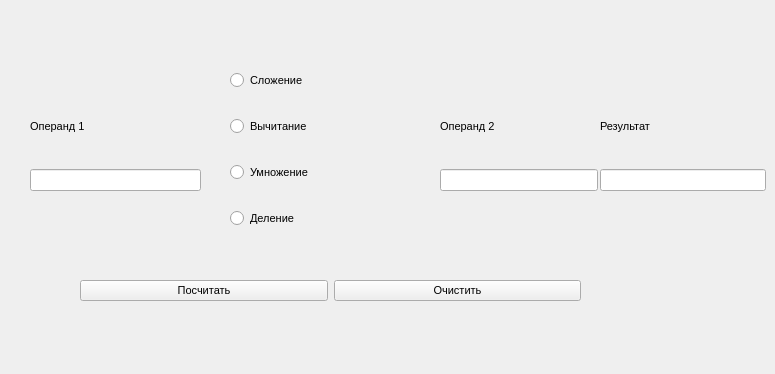
<?xml version="1.0" encoding="UTF-8"?>
<ui version="4.0">
 <class>Widget</class>
 <widget class="QWidget" name="Widget">
  <property name="geometry">
   <rect>
    <x>0</x>
    <y>0</y>
    <width>775</width>
    <height>374</height>
   </rect>
  </property>
  <property name="font">
   <font>
    <pointsize>8</pointsize>
   </font>
  </property>
  <property name="windowTitle">
   <string>Widget</string>
  </property>
  <widget class="QWidget" name="layoutWidget">
   <property name="geometry">
    <rect>
     <x>30</x>
     <y>90</y>
     <width>171</width>
     <height>101</height>
    </rect>
   </property>
   <layout class="QVBoxLayout" name="verticalLayout">
    <item>
     <widget class="QLabel" name="Operand1">
      <property name="text">
       <string>Операнд 1</string>
      </property>
     </widget>
    </item>
    <item>
     <widget class="QLineEdit" name="lineOp1"/>
    </item>
   </layout>
  </widget>
  <widget class="QWidget" name="layoutWidget">
   <property name="geometry">
    <rect>
     <x>440</x>
     <y>90</y>
     <width>158</width>
     <height>101</height>
    </rect>
   </property>
   <layout class="QVBoxLayout" name="verticalLayout_2">
    <item>
     <widget class="QLabel" name="Operand2">
      <property name="text">
       <string>Операнд 2</string>
      </property>
     </widget>
    </item>
    <item>
     <widget class="QLineEdit" name="lineOp2"/>
    </item>
   </layout>
  </widget>
  <widget class="QWidget" name="layoutWidget">
   <property name="geometry">
    <rect>
     <x>600</x>
     <y>90</y>
     <width>166</width>
     <height>101</height>
    </rect>
   </property>
   <layout class="QVBoxLayout" name="verticalLayout_3">
    <item>
     <widget class="QLabel" name="Result">
      <property name="text">
       <string>Результат</string>
      </property>
     </widget>
    </item>
    <item>
     <widget class="QLineEdit" name="lineRes"/>
    </item>
   </layout>
  </widget>
  <widget class="QWidget" name="layoutWidget">
   <property name="geometry">
    <rect>
     <x>230</x>
     <y>50</y>
     <width>195</width>
     <height>200</height>
    </rect>
   </property>
   <layout class="QVBoxLayout" name="verticalLayout_4">
    <item>
     <widget class="QRadioButton" name="btn_Sum">
      <property name="text">
       <string>Сложение</string>
      </property>
     </widget>
    </item>
    <item>
     <widget class="QRadioButton" name="btn_Vich">
      <property name="text">
       <string>Вычитание</string>
      </property>
     </widget>
    </item>
    <item>
     <widget class="QRadioButton" name="btn_Umn">
      <property name="text">
       <string>Умножение</string>
      </property>
     </widget>
    </item>
    <item>
     <widget class="QRadioButton" name="btn_Del">
      <property name="text">
       <string>Деление</string>
      </property>
     </widget>
    </item>
   </layout>
  </widget>
  <widget class="QWidget" name="">
   <property name="geometry">
    <rect>
     <x>80</x>
     <y>230</y>
     <width>501</width>
     <height>121</height>
    </rect>
   </property>
   <layout class="QHBoxLayout" name="horizontalLayout">
    <item>
     <widget class="QPushButton" name="btnResult">
      <property name="text">
       <string>Посчитать</string>
      </property>
     </widget>
    </item>
    <item>
     <widget class="QPushButton" name="btnPush">
      <property name="text">
       <string>Очистить</string>
      </property>
     </widget>
    </item>
   </layout>
  </widget>
 </widget>
 <resources/>
 <connections/>
</ui>
